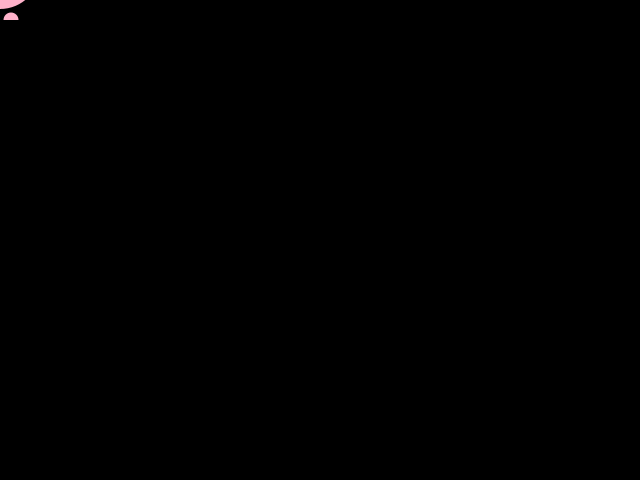
Frame 1 (no input)
Frame 60 (the mouse pressed at the canvas centre just before this capture): identical to frame 1, image omitted
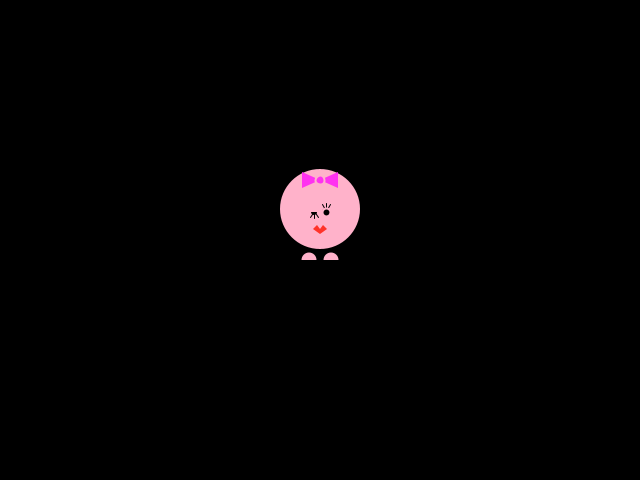
Frame 120 (the mouse held since frame 60 and released just before this capture)

The Processing sketch that drew these frames (run headless with seeded random() and noise(); from frame 60 on, the mouse is pressed at the canvas centre):

// Processing sketch: processing_49114
// ── processing_49114.pde

float bowR;
float bowG;
float bowB;

//mouse origin = width/2, height/2 - 30

float critterX;
float critterY;

void setup() {
  size(640,480);
  critterX = width/2;
  critterY = height/2 - 30;
  smooth();
  frameRate(30);
}

void draw() {

background(0);
/*
if (mouseX = width/2) {
  mouseX */
  
//100x100 frame (hidden now-black)
fill(0);
rectMode(CENTER);
rect(width/2,height/2,100,100);

//body
smooth();
fill(255,178,202);
smooth();
noStroke();
ellipse(mouseX,mouseY - 31,80,80);

//bow left side
fill(mouseX,50, mouseY);
strokeJoin(ROUND);
beginShape(TRIANGLES);
vertex(mouseX, mouseY - 60);
vertex(mouseX - 18,mouseY - 68);
vertex(mouseX - 18,mouseY - 52);
endShape();

//bow right side
fill(mouseX,50,mouseY);
strokeJoin(ROUND);
beginShape(TRIANGLES);
vertex(mouseX, mouseY - 60);
vertex(mouseX + 18,mouseY - 68);
vertex(mouseX + 18,mouseY - 52);
endShape();

//bow circle
smooth();
stroke(255,178,202);
strokeWeight(2);
fill(mouseX,50,mouseY);
ellipse(mouseX,mouseY - 60,9,9);

//feet
smooth();
noStroke();
fill(255,178,202);
arc(mouseX - 11, mouseY + 20, 15, 15, -PI, 0);  // left
smooth();
arc(mouseX + 11, mouseY + 20, 15, 15, -PI, 0);  // right

/* constant feet - use this if head bobs
arc(mouseX - 11, height/2 + 50, 15, 15, -PI, 0);  // left
smooth();
arc(mouseX + 11, height/2 + 50, 15, 15, -PI, 0);  // right
*/

//right
  fill(0);
  stroke(0);
  strokeWeight(1);
  beginShape(LINES);
  vertex(mouseX + 2,mouseY - 36);
  vertex(mouseX + 6,mouseY - 29);
  vertex(mouseX + 6,mouseY - 37);
  vertex(mouseX + 6,mouseY - 29);
  vertex(mouseX + 10,mouseY - 36);
  vertex(mouseX + 6,mouseY - 29);
  endShape();

//blink feature
if (!mousePressed) {
  //eyelashes

//left eyelashes

fill(0);
stroke(0);
strokeWeight(1);
beginShape(LINES);
vertex(mouseX - 10,mouseY - 36);
vertex(mouseX - 6,mouseY - 29);
vertex(mouseX - 6,mouseY - 37);
vertex(mouseX - 6,mouseY - 29);
vertex(mouseX - 2,mouseY - 36);
vertex(mouseX - 6,mouseY - 29);
endShape();

//left eye
fill(0);
stroke(255,178,202);
strokeWeight(2);
ellipse(mouseX - 6,mouseY - 30 + 2,8,8); 

} else { //eyes closed
 
  
  fill(0);
  stroke(0);
  strokeWeight(1);
  beginShape(LINES);
  vertex(mouseX - 10,mouseY - 23);
  vertex(mouseX - 6,mouseY - 29);
  vertex(mouseX - 6,mouseY - 22);
  vertex(mouseX - 6,mouseY - 29);
  vertex(mouseX - 2,mouseY - 23);
  vertex(mouseX - 6,mouseY - 29);
  endShape();
  
  //left eye closed
  fill(0);
  noStroke();
  ellipse(mouseX - 6,mouseY - 30 + 2,6,6); // left
  
  fill(255,178,202);
  noStroke();
  rect(mouseX - 6,mouseY - 33 + 2,8,6); // left
  
 
}

//eyes
fill(0);
stroke(255,178,202);
strokeWeight(2);
ellipse(mouseX + 6,mouseY - 30 + 2,8,8); // right

//lips
fill(255,51,41);
noStroke();
beginShape();
vertex(mouseX, mouseY - 11);
vertex(mouseX + 3, mouseY - 15);
vertex(mouseX + 7, mouseY - 11);
vertex(mouseX, mouseY -6);
vertex(mouseX - 7, mouseY - 11);
vertex(mouseX - 3, mouseY - 15);
endShape(CLOSE);

critterY = critterY + random(-.5,.5);

}
